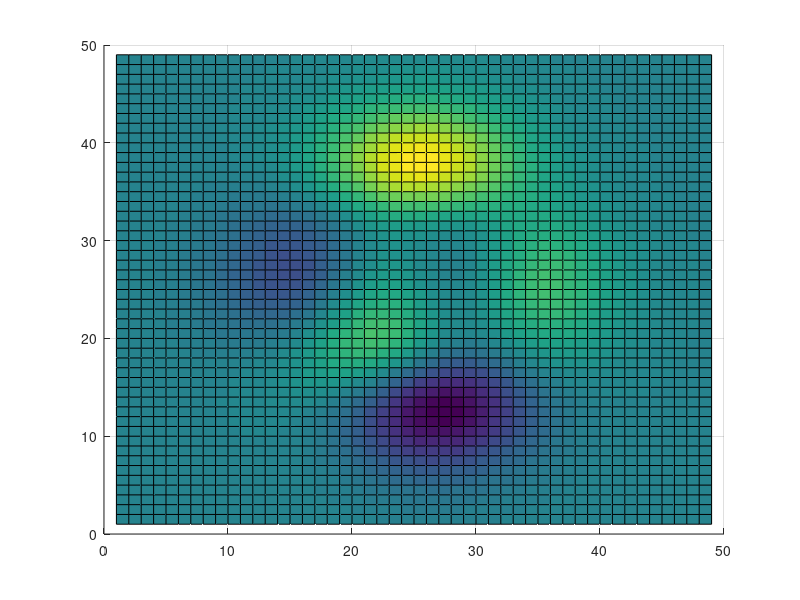

Source code (MATLAB): (Note: this script raises an error after producing the figure.)
%=============================================================================
% Copyright (c) 2016-present Allan CORNET (Nelson)
%=============================================================================
% This file is part of Nelson.
%=============================================================================
% LICENCE_BLOCK_BEGIN
% SPDX-License-Identifier: LGPL-3.0-or-later
% LICENCE_BLOCK_END
%=============================================================================
% <--ADV-CLI MODE-->
%=============================================================================
f = figure();
surf(peaks);
colormap('viridis');
view(2);
r = f.Colormap;
assert_isapprox(r(1:2, :), [0.2670, 0.0049, 0.3294; 0.2685, 0.0096, 0.3354], 1e-4); 
%=============================================================================
